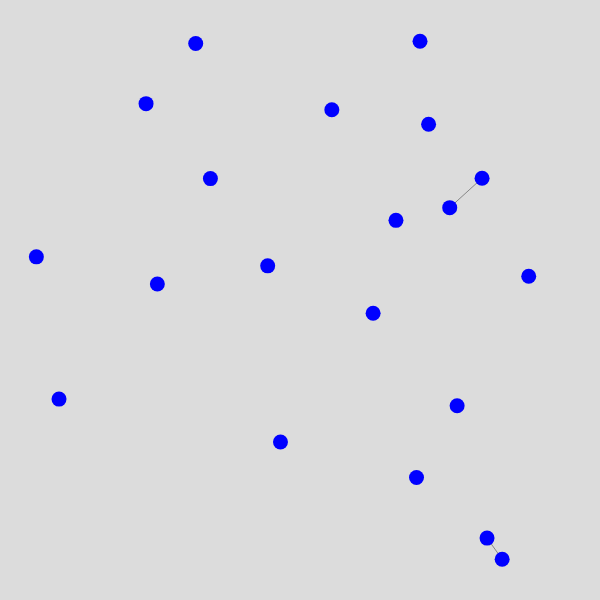
Frame 1 (no input)
Frame 60 (no input): identical to frame 1, image omitted
Frame 120 (the mouse pressed at the canvas centre since frame 60): identical to frame 1, image omitted

The p5.js sketch that drew this single still picture (run headless with seeded random() and noise() and a simulated clock; from frame 60 on, the mouse is pressed at the canvas centre):

// p5.js sketch
// ── sketch.js
let nodes = [];
let edges = [];
let infectionRadius = 50;

function setup() {
  createCanvas(600, 600);
  for (let i = 0; i < 20; i++) {
    nodes.push({ x: random(width), y: random(height), infected: false });
  }
  // Create edges between nodes if they are close enough
  for (let i = 0; i < nodes.length; i++) {
    for (let j = i + 1; j < nodes.length; j++) {
      if (dist(nodes[i].x, nodes[i].y, nodes[j].x, nodes[j].y) < infectionRadius) {
        edges.push([i, j]);
      }
    }
  }
}

function draw() {
  background(220);
  
  // Draw edges
  stroke(0, 100);
  for (let edge of edges) {
    let [i, j] = edge;
    line(nodes[i].x, nodes[i].y, nodes[j].x, nodes[j].y);
  }
  
  // Draw nodes
  noStroke();
  for (let node of nodes) {
    fill(node.infected ? 'red' : 'blue');
    circle(node.x, node.y, 15);
  }
}

function mousePressed() {
  // Infect a node if clicked
  for (let node of nodes) {
    if (dist(mouseX, mouseY, node.x, node.y) < 15) {
      node.infected = true;
      spreadInfection(node);
    }
  }
}

function spreadInfection(node) {
  for (let edge of edges) {
    let [i, j] = edge;
    if ((nodes[i] === node && !nodes[j].infected) || (nodes[j] === node && !nodes[i].infected)) {
      nodes[i].infected = true;
      nodes[j].infected = true;
    }
  }
}
